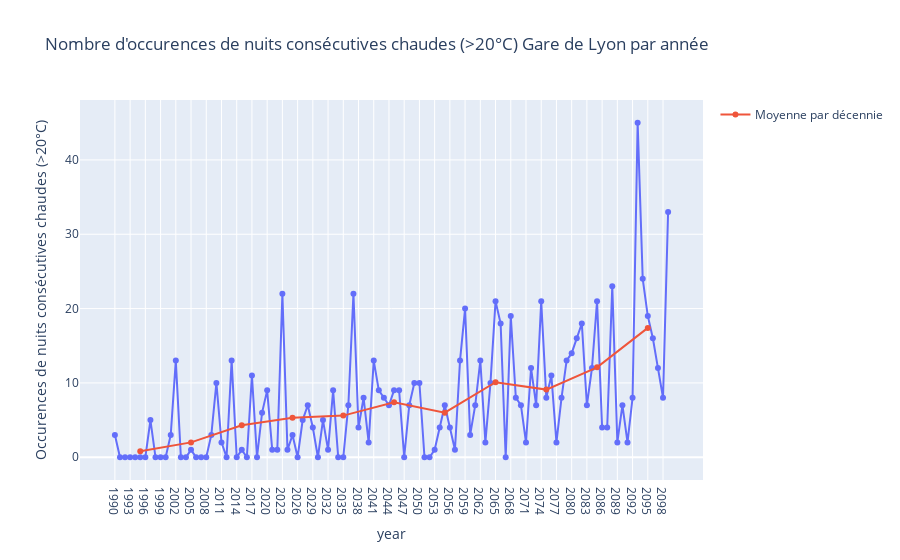

Notebook code for this chart:
### Code cell
import pandas as pd
import plotly.express as px

dict_consecutive_nights = dict(sorted(dict_consecutive_nights.items()))
df = pd.DataFrame({
    "year": list(dict_consecutive_nights.keys()),
    "value": list(dict_consecutive_nights.values())
})

df["decade"] = (df["year"].astype(int) // 10) * 10  + 5  

#moyenne par décennie
df_decade = df.groupby("decade", as_index=False)["value"].mean()
df_decade.rename(columns={"value": "decade_mean"}, inplace=True)

fig = px.line(df, x="year", y="value", markers=True,
              labels={"value": "Occurences de nuits consécutives chaudes (>20°C)"},
              title="Nombre d'occurences de nuits consécutives chaudes (>20°C) Gare de Lyon par année")

fig.add_scatter(
    x=df_decade["decade"],
    y=df_decade["decade_mean"],
    mode="lines+markers",
    name="Moyenne par décennie"
)

fig.show()

### Figure 1 — Plotly figure (JSON) as saved in the notebook; plotly's stock layout.template omitted (floating-point values rounded to 4 significant figures)
{"data": [{"hovertemplate": "year=%{x}<br>Occurences de nuits consécutives chaudes (>20°C)=%{y}<extra></extra>", "legendgroup": "", "line": {"color": "#636efa", "dash": "solid"}, "marker": {"symbol": "circle"}, "mode": "lines+markers", "name": "", "orientation": "v", "showlegend": false, "type": "scatter", "x": ["1990", "1991", "1992", "1993", "1994", "1995", "1996", "1997", "1998", "1999", "2000", "2001", "2002", "2003", "2004", "2005", "2006", "2007", "2008", "2009", "2010", "2011", "2012", "2013", "2014", "2015", "2016", "2017", "2018", "2019", "2020", "2021", "2022", "2023", "2024", "2025", "2026", "2027", "2028", "2029", "2030", "2031", "2032", "2033", "2034", "2035", "2036", "2037", "2038", "2039", "2040", "2041", "2042", "2043", "2044", "2045", "2046", "2047", "2048", "2049", "2050", "2051", "2052", "2053", "2054", "2055", "2056", "2057", "2058", "2059", "2060", "2061", "2062", "2063", "2064", "2065", "2066", "2067", "2068", "2069", "2070", "2071", "2072", "2073", "2074", "2075", "2076", "2077", "2078", "2079", "2080", "2081", "2082", "2083", "2084", "2085", "2086", "2087", "2088", "2089", "2090", "2091", "2092", "2093", "2094", "2095", "2096", "2097", "2098", "2099"], "xaxis": "x", "y": [3, 0, 0, 0, 0, 0, 0, 5, 0, 0, 0, 3, 13, 0, 0, 1, 0, 0, 0, 3, 10, 2, 0, 13, 0, 1, 0, 11, 0, 6, 9, 1, 1, 22, 1, 3, 0, 5, 7, 4, 0, 5, 1, 9, 0, 0, 7, 22, 4, 8, 2, 13, 9, 8, 7, 9, 9, 0, 7, 10, 10, 0, 0, 1, 4, 7, 4, 1, 13, 20, 3, 7, 13, 2, 10, 21, 18, 0, 19, 8, 7, 2, 12, 7, 21, 8, 11, 2, 8, 13, 14, 16, 18, 7, 12, 21, 4, 4, 23, 2, 7, 2, 8, 45, 24, 19, 16, 12, 8, 33], "yaxis": "y"}, {"mode": "lines+markers", "name": "Moyenne par décennie", "type": "scatter", "x": [1995, 2005, 2015, 2025, 2035, 2045, 2055, 2065, 2075, 2085, 2095], "y": [0.8, 2.0, 4.3, 5.3, 5.6, 7.4, 6.0, 10.1, 9.1, 12.1, 17.4]}], "layout": {"legend": {"tracegroupgap": 0}, "title": {"text": "Nombre d'occurences de nuits consécutives chaudes (>20°C) Gare de Lyon par année"}, "xaxis": {"anchor": "y", "domain": [0, 1], "title": {"text": "year"}}, "yaxis": {"anchor": "x", "domain": [0, 1], "title": {"text": "Occurences de nuits consécutives chaudes (>20°C)"}}}}
